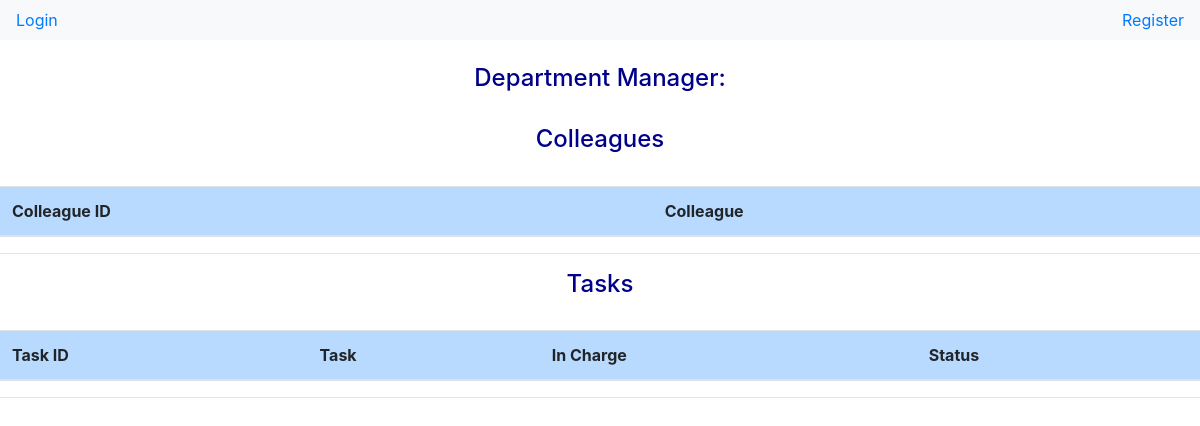
The app's page /department/2/, older data.
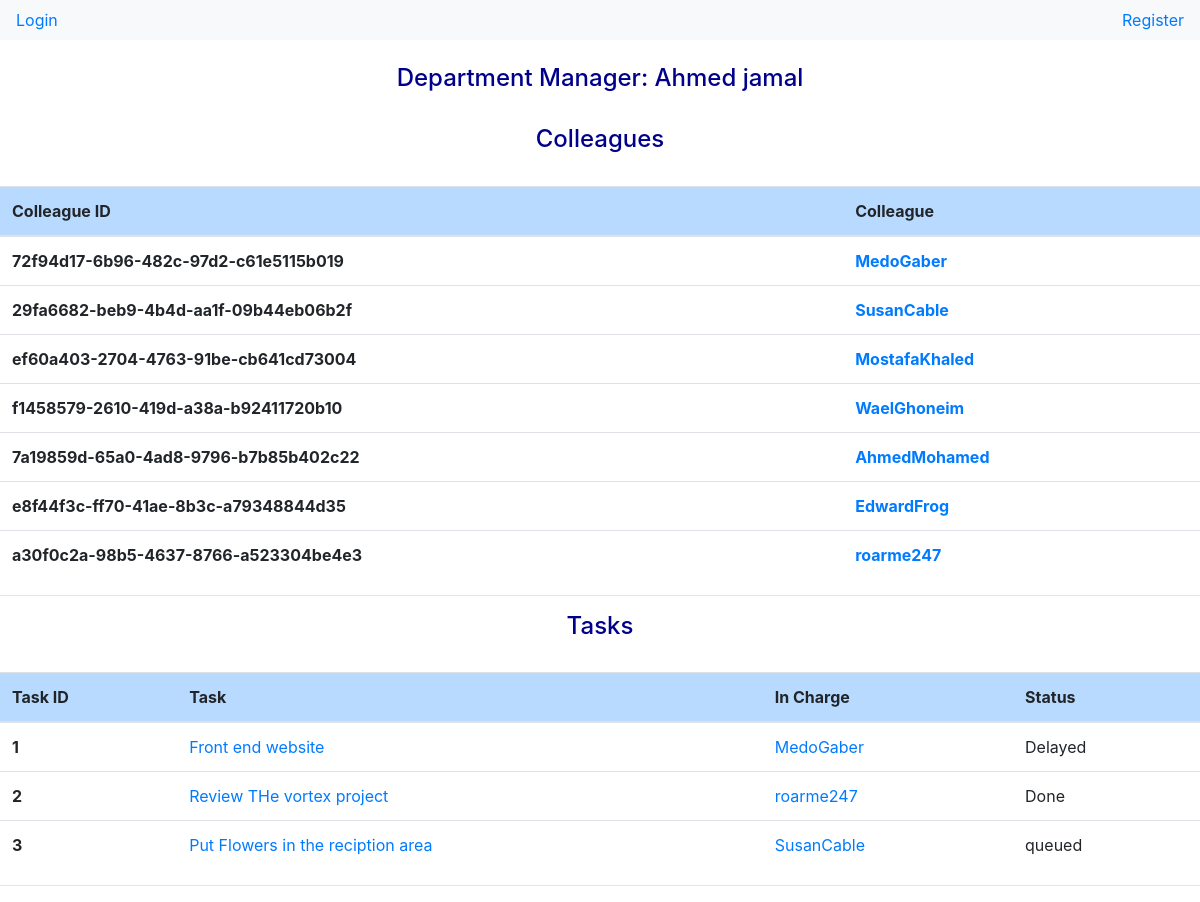
The same page, newer data.
### dashboard/models.py (models this page shows, shortened)
class Department(models.Model):
    name = models.CharField(max_length=100)
    manager = models.ForeignKey("accounts.Profile",on_delete=models.CASCADE, null=True, blank=True)
    tasks = models.ManyToManyField('Task', blank=True)
    colleagues = models.ManyToManyField("accounts.Profile",blank=True, related_name='colleagues')

class Task(models.Model):
    in_charge = models.ForeignKey('accounts.Profile', on_delete=models.CASCADE, null=True,blank=True)
    name = models.CharField(max_length=100)
    description = models.TextField(max_length=500,blank=True,null=True)
    status = models.CharField(max_length=50,choices=STATUS,default='queued')
    deadline = models.DateField(auto_now=False, auto_now_add=False, blank=True, null=True)
    created = models.DateTimeField(auto_now_add=True)
    updated = models.DateTimeField(auto_now=True)

### accounts/models.py (models this page shows, shortened)
class Profile(models.Model):
    depart = models.ForeignKey('dashboard.Department', on_delete=models.CASCADE, blank=True,null=True)
    account = models.OneToOneField(Account , on_delete=models.CASCADE, blank=True , null=True)
    name = models.CharField(max_length=50,null=True,blank=True)
    salary  = models.DecimalField(decimal_places=2,max_digits=10,default = 0)
    username = models.CharField(max_length=50,null=True,blank=True)
    email = models.EmailField(blank=True,null=True)
    role = models.CharField(max_length=150,null=True,blank=True)
    location = models.CharField(max_length=50,null=True,blank=True)
    gender = models.CharField(max_length=50,null=True,blank=True)
    age = models.IntegerField(default = 0)
    on_vacation = models.BooleanField(default=False)
    skills = models.CharField(max_length=255,null=True,blank=True)
    languages = models.CharField(max_length=50,null=True,blank=True)
    id = models.UUIDField(default=uuid.uuid4, editable=False,primary_key=True)
    created = models.DateTimeField(auto_now_add=True)
    class Meta:
        ordering = ['-created']

### dashboard/views.py (the view)
# urls.py: path('department/<int:depart_id>/', views.department, name='department'),
def department(request,depart_id):
    department = Department.objects.get(id=depart_id)
    tasks = department.tasks.all()
    colleagues = department.colleagues.all()
    ctx = {'department': department,  'colleagues':colleagues,'tasks':tasks}
    return render(request, 'dashboard/department.html', ctx)

### dashboard/templates/dashboard/department.html (shortened to what this page needs)
{% extends 'base.html' %}
{% block content %}
<h4 class="text-center" style='color:darkblue'>Department Manager: {{department.manager.name|capfirst}}</h4>
<h4 class="text-center" style='color:darkblue'>Colleagues</h4>
<table class="table">
    <thead>
      <tr class='table-primary'>
        <th scope="col">Colleague ID</th>
        <th>Colleague</th>
      </tr>
    </thead>
    <tbody>
       {%for colleague in colleagues%}
      <tr>
        <th scope="row">{{colleague.id}}</th>
        <th scope="row"><a href="{%url 'employee' colleague.id%}"> {{colleague.username}}</a></th>
      </tr>
        {% endfor %}
    </tbody>
  </table>
<hr>
<h4 class="text-center" style='color:darkblue'>Tasks</h4>
  <table class="table">
    <thead>
      <tr class="table-primary">
        <th scope="col">Task ID</th>
        <th scope="col">Task</th>
        <th scope="col">In Charge</th>
        <th scope="col">Status</th>
      </tr>
    </thead>
    <tbody>
        {%for task in tasks%}
      <tr>
        <th scope="row">{{task.id}}</th>
        <td><a href="{%url 'singletask' task.id%}">{{task.name}}</a></td>
        <td><a href="{%url 'employee' task.in_charge.id%}">{{task.in_charge.username}}</a></td>
        <td>{{task.status}}</td>
      </tr>
        {% endfor %}
    </tbody>
  </table>
  <hr>
{% endblock %}

### templates/base.html (shortened to what this page needs)
{%load static%}
<!DOCTYPE html>
<html>
  <head>
    <link rel="stylesheet" href="https://cdn.jsdelivr.net/npm/bootstrap@4.0.0/dist/css/bootstrap.min.css">
  </head>
  <nav class="navbar navbar-light bg-light justify-content-between">
    {%if request.user.is_authenticated == False%}
    <a href="{%url 'login'%}">Login</a>
    <a href="{%url 'register'%}">Register</a>
    {%endif%}
  </nav>
</html>
{%block content%}
{% endblock %}

Row changes from the older to the newer data that the page shows:
now on this page (row edited): Department: manager.name "Ahmed jamal"
added Profile: id "72f94d17-6b96-482c-97d2-c61e5115b019", username "MedoGaber"
added Profile: id "29fa6682-beb9-4b4d-aa1f-09b44eb06b2f", username "SusanCable"
added Profile: id "ef60a403-2704-4763-91be-cb641cd73004", username "MostafaKhaled"
added Profile: id "f1458579-2610-419d-a38a-b92411720b10", username "WaelGhoneim"
added Profile: id "7a19859d-65a0-4ad8-9796-b7b85b402c22", username "AhmedMohamed"
added Profile: id "e8f44f3c-ff70-41ae-8b3c-a79348844d35", username "EdwardFrog"
now on this page (row edited): Profile: id "a30f0c2a-98b5-4637-8766-a523304be4e3", username "roarme247"
added Task: id "1", name "Front end website", in_charge.username "MedoGaber", status "Delayed"
added Task: id "2", name "Review THe vortex project", in_charge.username "roarme247", status "Done"
added Task: id "3", name "Put Flowers in the reciption area", in_charge.username "SusanCable", status "queued"
